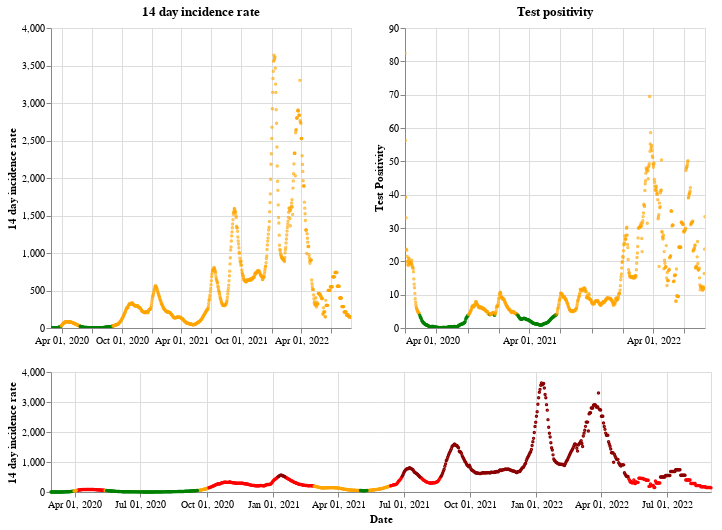

Notebook cell for this chart:
### Markdown cell above
## Scotland

### Code cell
plot_traffic_light('Scotland')

### Figure 1 — Vega-Lite specification as saved in the notebook (floating-point values rounded to 4 significant figures; data arrays with more than 128 entries replaced by an {"elided": "..."} marker saying what was removed)
{"config": {"view": {"continuousWidth": 400, "continuousHeight": 300}}, "vconcat": [{"hconcat": [{"mark": {"type": "point", "size": 2}, "encoding": {"color": {"condition": {"value": "green", "test": "(datum.twoWeeklyCasesRate <= 25)"}, "value": "orange"}, "tooltip": [{"type": "nominal", "field": "areaName"}, {"type": "temporal", "field": "date"}, {"type": "quantitative", "field": "twoWeeklyCasesRate"}, {"type": "quantitative", "field": "testPositivity"}], "x": {"type": "temporal", "axis": {"title": ""}, "field": "date", "scale": {"domain": {"selection": "DateBrush"}}, "timeUnit": "yearmonthdate"}, "y": {"type": "quantitative", "axis": {"title": "14 day incidence rate"}, "field": "twoWeeklyCasesRate"}}, "title": "14 day incidence rate", "width": 300}, {"mark": {"type": "point", "size": 2}, "encoding": {"color": {"condition": {"value": "green", "test": "(datum.testPositivity <= 4)"}, "value": "orange"}, "tooltip": [{"type": "nominal", "field": "areaName"}, {"type": "temporal", "field": "date"}, {"type": "quantitative", "field": "twoWeeklyCasesRate"}, {"type": "quantitative", "field": "testPositivity"}], "x": {"type": "temporal", "axis": {"title": ""}, "field": "date", "scale": {"domain": {"selection": "DateBrush"}}, "timeUnit": "yearmonthdate"}, "y": {"type": "quantitative", "axis": {"title": "Test Positivity"}, "field": "testPositivity"}}, "title": "Test positivity", "width": 300}]}, {"layer": [{"mark": {"type": "point", "size": 2}, "encoding": {"color": {"condition": {"value": "orange", "test": "(((datum.testPositivity < 4) && (datum.twoWeeklyCasesRate >= 50)) && (datum.twoWeeklyCasesRate < 200))"}, "value": "red"}, "opacity": {"condition": {"value": 1, "test": "((datum.twoWeeklyCasesRate >= 50) && (datum.twoWeeklyCasesRate < 500))"}, "value": 0}, "tooltip": [{"type": "nominal", "field": "areaName"}, {"type": "temporal", "field": "date"}, {"type": "quantitative", "field": "twoWeeklyCasesRate"}, {"type": "quantitative", "field": "testPositivity"}], "x": {"type": "temporal", "axis": {"title": "Date"}, "field": "date", "timeUnit": "yearmonthdate"}, "y": {"type": "quantitative", "axis": {"title": "14 day incidence rate"}, "field": "twoWeeklyCasesRate"}}, "selection": {"DateBrush": {"type": "interval", "encodings": ["x"], "fields": ["Time"]}}}, {"mark": {"type": "point", "size": 2}, "encoding": {"color": {"value": "darkred"}, "opacity": {"condition": {"value": 1, "test": "(datum.twoWeeklyCasesRate >= 500)"}, "value": 0}, "tooltip": [{"type": "nominal", "field": "areaName"}, {"type": "temporal", "field": "date"}, {"type": "quantitative", "field": "twoWeeklyCasesRate"}, {"type": "quantitative", "field": "testPositivity"}], "x": {"type": "temporal", "axis": {"title": "Date"}, "field": "date", "timeUnit": "yearmonthdate"}, "y": {"type": "quantitative", "axis": {"title": "14 day incidence rate"}, "field": "twoWeeklyCasesRate"}}}, {"mark": {"type": "point", "size": 2}, "encoding": {"color": {"condition": {"value": "green", "test": "((datum.testPositivity < 4) && (datum.twoWeeklyCasesRate < 50))"}, "value": "orange"}, "opacity": {"condition": {"value": 1, "test": "(datum.twoWeeklyCasesRate < 50)"}, "value": 0}, "tooltip": [{"type": "nominal", "field": "areaName"}, {"type": "temporal", "field": "date"}, {"type": "quantitative", "field": "twoWeeklyCasesRate"}, {"type": "quantitative", "field": "testPositivity"}], "x": {"type": "temporal", "axis": {"title": "Date"}, "field": "date", "timeUnit": "yearmonthdate"}, "y": {"type": "quantitative", "axis": {"title": "14 day incidence rate"}, "field": "twoWeeklyCasesRate"}}}], "height": 120, "width": 660}], "data": {"name": "data-e4c2da7bc9bedc5cd1d7be8e74110acf"}, "$schema": "https://vega.github.io/schema/vega-lite/v4.8.1.json", "datasets": {"data-e4c2da7bc9bedc5cd1d7be8e74110acf": {"elided": "916 records"}}}
